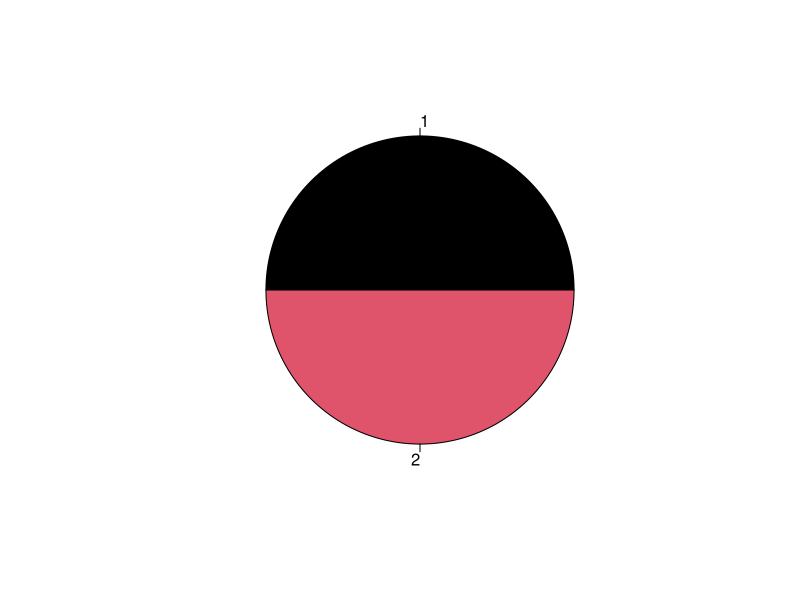
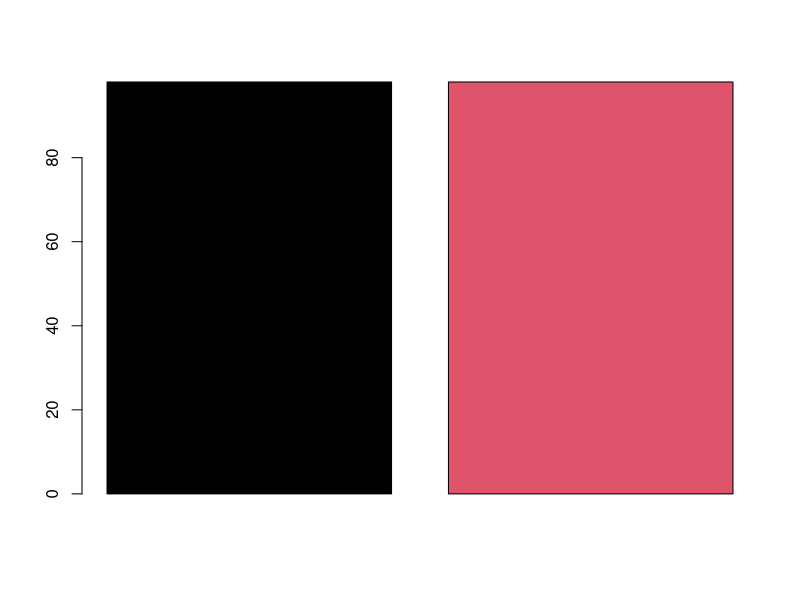

Reproduce these figures in R, in order.
#array
length(100:123)
4*3*2
(a1=array(100:123, dim=c(4,3,2)))
(loc=paste('loc', 1:4,sep='-'))
(product=paste('p', 1:3,sep = '%'))
(coy=paste('coy',1:2,sep='%'))
dimnames(a1)= list(loc,product,coy)
a1
apply(a1,1,sum)
apply(a1,2,sum)
apply(a1,c(1,2),sum)
apply(a1,c(2,3),sum)
?array

#data frame
(rollno = 1:30)
(sname=paste('student',1:30,sep=''))
(gender=sample(c('M','F'),replace=T,prob=c(.7,.3)))
(marks= floor(runif(30,50,100)))
dfl=data.frame(rollno,sname,gender,marks)
head(dfl)
str(dfl)
class(dfl)
summary(dfl)
dfl
dfl$gender
dfl$marks
dfl[,c(2,4)]
dfl[1:10,]
dfl[marks>70 & gender=='F',]
dfl[marks>70 & gender=='F', c(1,2)]
names(dfl) # name of the coloms
dim(dfl) #dimensions
aggregate(dfl$marks, by=list(dfl$gender), FUN=max)
df2=aggregate(marks~gender, data=dfl, FUN=max)
pie(x=df2$marks, col=1:2) # pie chart
barplot(df2$marks, col=1:2) # bar chart
#using dplyr
library(dplyr)











#factors
(grades=sample(c('A','B','C','D'), size=30,replace=T, prob=c(.3,.2,.4,.1)))
table(grades)
class(grades)
gradesF=factor(grades)
grades
gradesF
gradesF1=factor(grades, ordered=T)
gradesF1
gradesF2=factor(grades,ordered=T, levels=c('D','C','B','A'))
gradesF2
